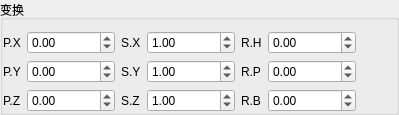
             <widget class="QGroupBox" name="transpanel">
              <property name="title">
               <string>变换</string>
              </property>
              <layout class="QHBoxLayout" name="horizontalLayout_8">
               <property name="leftMargin">
                <number>0</number>
               </property>
               <property name="rightMargin">
                <number>0</number>
               </property>
               <property name="bottomMargin">
                <number>0</number>
               </property>
               <item>
                <widget class="QFrame" name="frame_trans">
                 <property name="frameShape">
                  <enum>QFrame::NoFrame</enum>
                 </property>
                 <property name="frameShadow">
                  <enum>QFrame::Raised</enum>
                 </property>
                 <layout class="QGridLayout" name="gridLayout">
                  <property name="leftMargin">
                   <number>0</number>
                  </property>
                  <property name="topMargin">
                   <number>0</number>
                  </property>
                  <property name="rightMargin">
                   <number>0</number>
                  </property>
                  <property name="bottomMargin">
                   <number>0</number>
                  </property>
                  <item row="0" column="0">
                   <widget class="QLabel" name="label_px">
                    <property name="text">
                     <string>P.X</string>
                    </property>
                    <property name="buddy">
                     <cstring>px</cstring>
                    </property>
                   </widget>
                  </item>
                  <item row="0" column="1">
                   <widget class="QDoubleSpinBox" name="px">
                    <property name="minimum">
                     <double>-999999.000000000000000</double>
                    </property>
                    <property name="maximum">
                     <double>999999.000000000000000</double>
                    </property>
                    <property name="stepType">
                     <enum>QAbstractSpinBox::AdaptiveDecimalStepType</enum>
                    </property>
                    <property name="value">
                     <double>0.000000000000000</double>
                    </property>
                   </widget>
                  </item>
                  <item row="0" column="2">
                   <widget class="QLabel" name="label_sx">
                    <property name="text">
                     <string>S.X</string>
                    </property>
                    <property name="buddy">
                     <cstring>sx</cstring>
                    </property>
                   </widget>
                  </item>
                  <item row="0" column="3">
                   <widget class="QDoubleSpinBox" name="sx">
                    <property name="minimum">
                     <double>-999999.000000000000000</double>
                    </property>
                    <property name="maximum">
                     <double>999999.000000000000000</double>
                    </property>
                    <property name="stepType">
                     <enum>QAbstractSpinBox::AdaptiveDecimalStepType</enum>
                    </property>
                    <property name="value">
                     <double>1.000000000000000</double>
                    </property>
                   </widget>
                  </item>
                  <item row="0" column="4">
                   <widget class="QLabel" name="label_rh">
                    <property name="text">
                     <string>R.H</string>
                    </property>
                    <property name="buddy">
                     <cstring>rh</cstring>
                    </property>
                   </widget>
                  </item>
                  <item row="0" column="5">
                   <widget class="QDoubleSpinBox" name="rh">
                    <property name="minimum">
                     <double>-999999.000000000000000</double>
                    </property>
                    <property name="maximum">
                     <double>999999.000000000000000</double>
                    </property>
                    <property name="stepType">
                     <enum>QAbstractSpinBox::AdaptiveDecimalStepType</enum>
                    </property>
                    <property name="value">
                     <double>0.000000000000000</double>
                    </property>
                   </widget>
                  </item>
                  <item row="1" column="0">
                   <widget class="QLabel" name="label_py">
                    <property name="text">
                     <string>P.Y</string>
                    </property>
                    <property name="buddy">
                     <cstring>py</cstring>
                    </property>
                   </widget>
                  </item>
                  <item row="1" column="1">
                   <widget class="QDoubleSpinBox" name="py">
                    <property name="minimum">
                     <double>-999999.000000000000000</double>
                    </property>
                    <property name="maximum">
                     <double>999999.000000000000000</double>
                    </property>
                    <property name="stepType">
                     <enum>QAbstractSpinBox::AdaptiveDecimalStepType</enum>
                    </property>
                    <property name="value">
                     <double>0.000000000000000</double>
                    </property>
                   </widget>
                  </item>
                  <item row="1" column="2">
                   <widget class="QLabel" name="label_sy">
                    <property name="text">
                     <string>S.Y</string>
                    </property>
                    <property name="buddy">
                     <cstring>sy</cstring>
                    </property>
                   </widget>
                  </item>
                  <item row="1" column="3">
                   <widget class="QDoubleSpinBox" name="sy">
                    <property name="minimum">
                     <double>-999999.000000000000000</double>
                    </property>
                    <property name="maximum">
                     <double>999999.000000000000000</double>
                    </property>
                    <property name="stepType">
                     <enum>QAbstractSpinBox::AdaptiveDecimalStepType</enum>
                    </property>
                    <property name="value">
                     <double>1.000000000000000</double>
                    </property>
                   </widget>
                  </item>
                  <item row="1" column="4">
                   <widget class="QLabel" name="label_rp">
                    <property name="text">
                     <string>R.P</string>
                    </property>
                    <property name="buddy">
                     <cstring>rp</cstring>
                    </property>
                   </widget>
                  </item>
                  <item row="1" column="5">
                   <widget class="QDoubleSpinBox" name="rp">
                    <property name="minimum">
                     <double>-999999.000000000000000</double>
                    </property>
                    <property name="maximum">
                     <double>999999.000000000000000</double>
                    </property>
                    <property name="stepType">
                     <enum>QAbstractSpinBox::AdaptiveDecimalStepType</enum>
                    </property>
                    <property name="value">
                     <double>0.000000000000000</double>
                    </property>
                   </widget>
                  </item>
                  <item row="2" column="0">
                   <widget class="QLabel" name="label_pz">
                    <property name="text">
                     <string>P.Z</string>
                    </property>
                    <property name="buddy">
                     <cstring>pz</cstring>
                    </property>
                   </widget>
                  </item>
                  <item row="2" column="1">
                   <widget class="QDoubleSpinBox" name="pz">
                    <property name="minimum">
                     <double>-999999.000000000000000</double>
                    </property>
                    <property name="maximum">
                     <double>999999.000000000000000</double>
                    </property>
                    <property name="stepType">
                     <enum>QAbstractSpinBox::AdaptiveDecimalStepType</enum>
                    </property>
                    <property name="value">
                     <double>0.000000000000000</double>
                    </property>
                   </widget>
                  </item>
                  <item row="2" column="2">
                   <widget class="QLabel" name="label_sz">
                    <property name="text">
                     <string>S.Z</string>
                    </property>
                    <property name="buddy">
                     <cstring>sz</cstring>
                    </property>
                   </widget>
                  </item>
                  <item row="2" column="3">
                   <widget class="QDoubleSpinBox" name="sz">
                    <property name="minimum">
                     <double>-999999.000000000000000</double>
                    </property>
                    <property name="maximum">
                     <double>999999.000000000000000</double>
                    </property>
                    <property name="stepType">
                     <enum>QAbstractSpinBox::AdaptiveDecimalStepType</enum>
                    </property>
                    <property name="value">
                     <double>1.000000000000000</double>
                    </property>
                   </widget>
                  </item>
                  <item row="2" column="4">
                   <widget class="QLabel" name="label_rb">
                    <property name="text">
                     <string>R.B</string>
                    </property>
                    <property name="buddy">
                     <cstring>rb</cstring>
                    </property>
                   </widget>
                  </item>
                  <item row="2" column="5">
                   <widget class="QDoubleSpinBox" name="rb">
                    <property name="minimum">
                     <double>-999999.000000000000000</double>
                    </property>
                    <property name="maximum">
                     <double>999999.000000000000000</double>
                    </property>
                    <property name="stepType">
                     <enum>QAbstractSpinBox::AdaptiveDecimalStepType</enum>
                    </property>
                    <property name="value">
                     <double>0.000000000000000</double>
                    </property>
                   </widget>
                  </item>
                 </layout>
                </widget>
               </item>
               <item>
                <spacer name="horizontalSpacer_4">
                 <property name="orientation">
                  <enum>Qt::Horizontal</enum>
                 </property>
                 <property name="sizeHint" stdset="0">
                  <size>
                   <width>40</width>
                   <height>20</height>
                  </size>
                 </property>
                </spacer>
               </item>
              </layout>
             </widget>
